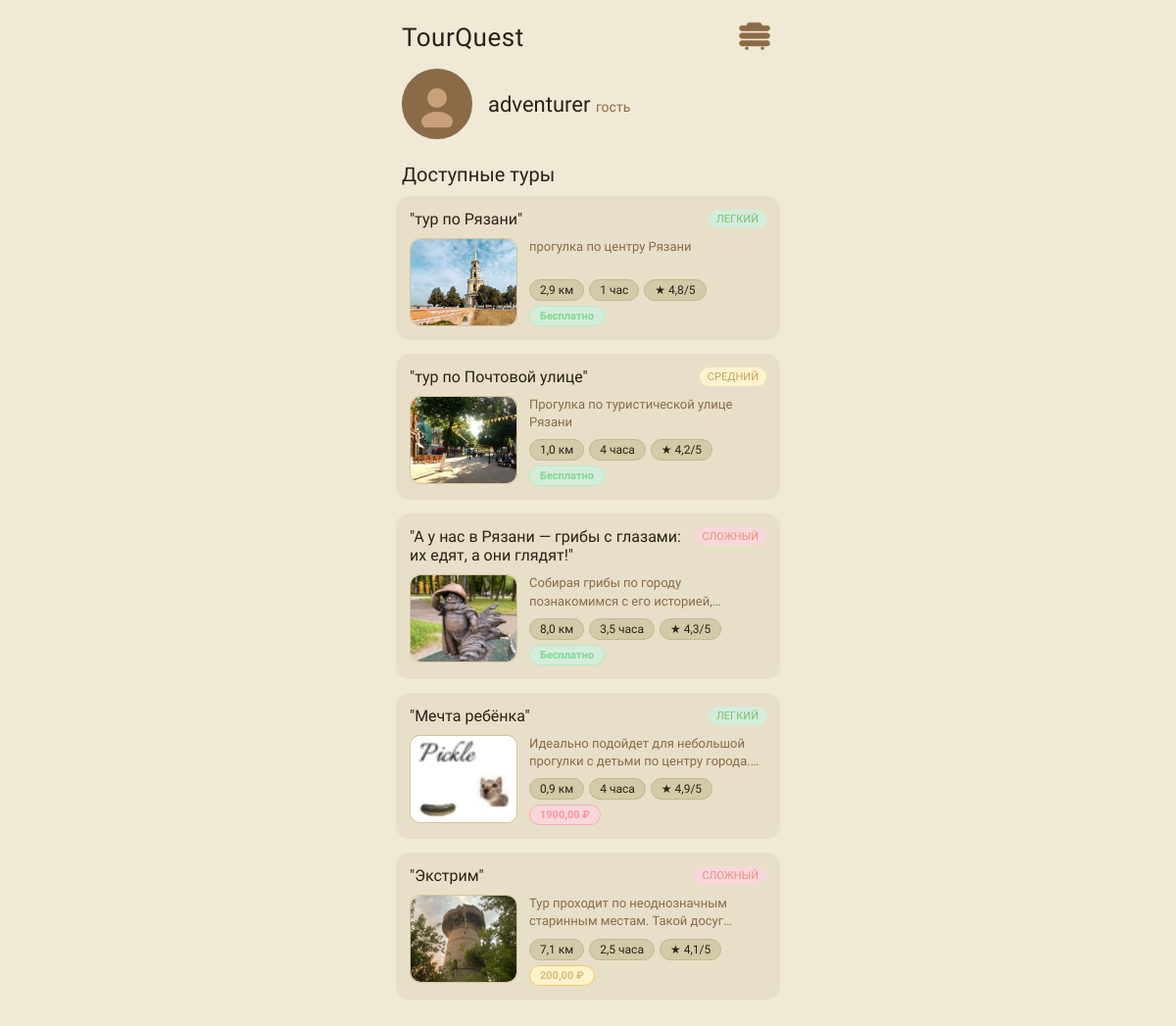
Page /main/ on the earlier database version.
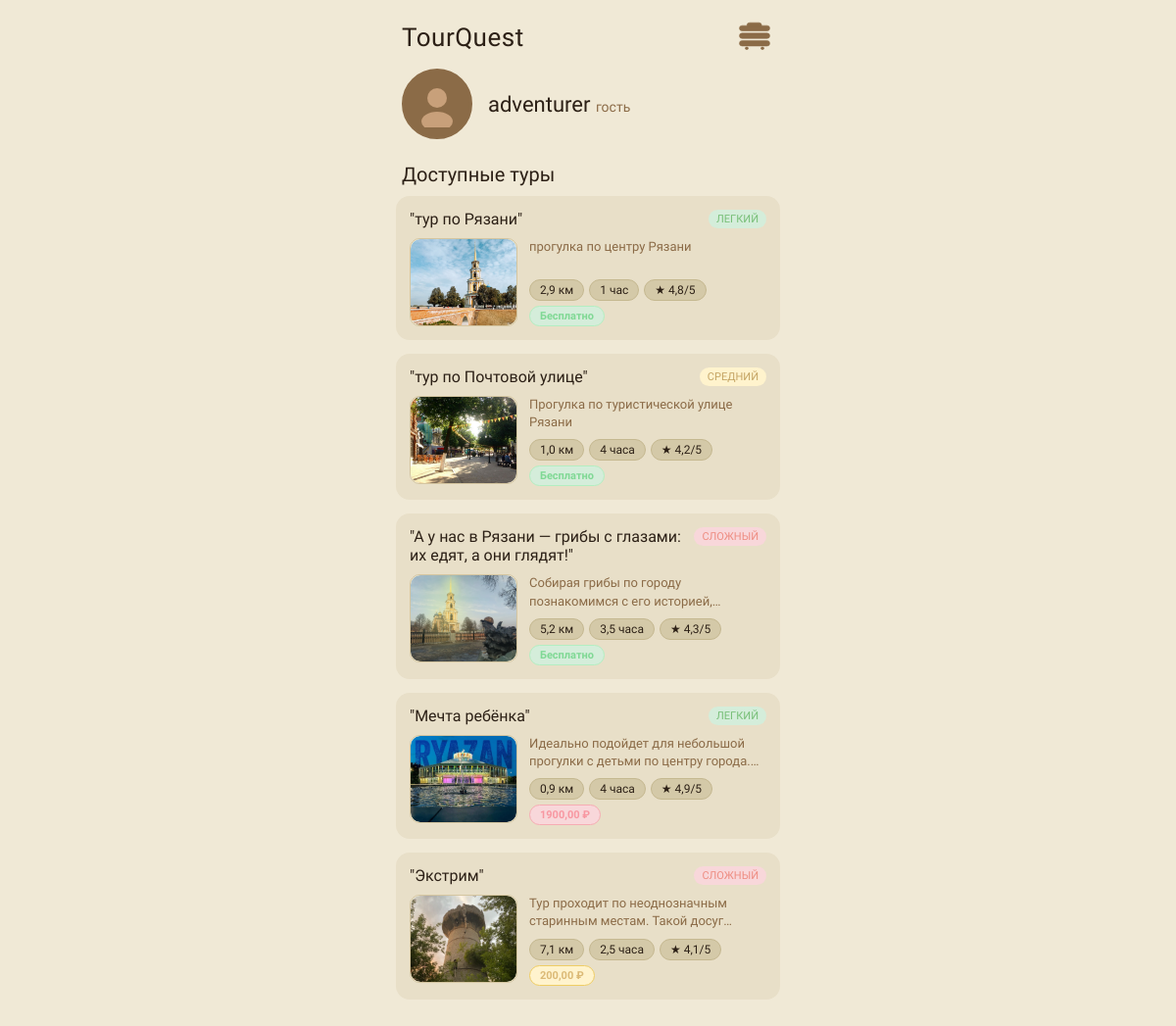
Same page on the later database version.
### main/models.py (models this page shows, shortened)
class Tour(models.Model):
    DIFFICULTY_CHOICES = [
        ('easy', 'Легкий'),
        ('medium', 'Средний'),
        ('hard', 'Сложный'),
    ]
    image = models.ImageField(
        upload_to='tours/',
        blank=True,
        null=True,
        verbose_name='Изображение тура'
    )
    title = models.CharField(max_length=200, verbose_name='Название')
    description = models.TextField(verbose_name='Описание')
    difficulty = models.CharField(max_length=20, choices=DIFFICULTY_CHOICES, default='easy')
    distance = models.FloatField(verbose_name='Дистанция (км)')
    duration = models.CharField(max_length=50, verbose_name='Длительность')
    rating = models.FloatField (default=1, verbose_name='Рейтинг 1-5')
    price = models.DecimalField(max_digits=10, decimal_places=2, default=0, verbose_name='Цена (₽)',
                                help_text='0 = бесплатно (зеленый), 1-1000 = желтый, >1000 = красный')
    is_active = models.BooleanField(default=True)
    created_at = models.DateTimeField(auto_now_add=True)
    class Meta:
        verbose_name = 'Тур'
        verbose_name_plural = 'Туры'

### main/views.py (the view)
# urls.py: path('main/', views.index, name="main"),
def index(request):
    completed_tour_ids = []
    available_tours = []
    completed_tours = []
    profile = None  # ← ДОБАВИТЬ
    if request.user.is_authenticated:
        profile = get_or_create_profile(request.user)  # ← ДОБАВИТЬ
        completed_user_tours = UserTour.objects.filter(
            user=request.user,
            status='completed'
        ).select_related('tour')
        completed_tour_ids = list(completed_user_tours.values_list('tour_id', flat=True))
        all_active_tours = Tour.objects.filter(is_active=True)
        for tour in all_active_tours:
            if tour.id in completed_tour_ids:
                user_tour = completed_user_tours.filter(tour_id=tour.id).first()
                completed_tours.append({
                    'tour': tour,
                    'completed_at': user_tour.completed_at if user_tour else None
                })
            else:
                available_tours.append(tour)
    else:
        available_tours = Tour.objects.filter(is_active=True)
    completed_tours_count = len(completed_tours)
    balance = 0
    if request.user.is_authenticated:
        profile = get_or_create_profile(request.user)
        balance = profile.balance
    return render(request, 'main/main.html', {
        'available_tours': available_tours,
        'completed_tours': completed_tours,
        'completed_tours_count': completed_tours_count,
        'balance': balance,
        'profile': profile,  # ← ДОБАВИТЬ
    })

### main/templates/main/main.html (shortened to what this page needs)
<!DOCTYPE html>
<html lang="ru">
<head>
</head>
<body>
  <header>
    <div class="logo">TourQuest</div>
    <a href="{% url 'about' %}">
      <div class="help-icon" style="border: none; background: none; width: 40px; height: 40px; display: flex; align-items: center; justify-content: center;">
      </div>
    </a>
  </header>
<a href="{% url 'user_profile' %}" style="text-decoration: none; color: inherit;">
  <div class="profile">
    <div class="avatar" style="border: 3px solid var(--brown); padding: 0; overflow: hidden;">
      {% if profile.avatar %}
        <img src="{{ profile.avatar.url }}" style="width: 100%; height: 100%; object-fit: cover; border-radius: 50%;">
      {% else %}
        <svg viewBox="0 0 48 48">
          <circle cx="24" cy="18" r="10" fill="#c8a07a"/>
          <ellipse cx="24" cy="42" rx="16" ry="10" fill="#c8a07a"/>
        </svg>
      {% endif %}
    </div>
    <div class="profile-name">
      {% if user.is_authenticated %}
        {{ user.username }} <span>lvl {{ completed_tours_count|add:1|default:1 }}</span>
      {% else %}
        adventurer <span>гость</span>
      {% endif %}
    </div>
  </div>
</a>
<div class="section-title">Доступные туры</div>
{% if available_tours %}
  {% for tour in available_tours %}
  <a href="{% url 'tour_detail' tour.id %}" class="tour-card">
    <div class="tour-title">
      "{{ tour.title }}"
      {% if tour.difficulty == 'easy' %}
        <span class="badge easy">ЛЕГКИЙ</span>
      {% elif tour.difficulty == 'medium' %}
        <span class="badge medium">СРЕДНИЙ</span>
      {% else %}
        <span class="badge hard">СЛОЖНЫЙ</span>
      {% endif %}
    </div>
    <div class="tour-body">
      <div class="map-thumb">
        {% if tour.image %}
          <img src="{{ tour.image.url }}" alt="{{ tour.title }}"
               style="width: 100%; height: 100%; object-fit: cover; border-radius: 10px;">
        {% endif %}
      </div>
      <div class="tour-info">
        <p class="tour-desc">{{ tour.description|truncatewords:15 }}</p>
        <div class="tags">
          <span class="tag">{{ tour.distance }} км</span>
          <span class="tag">{{ tour.duration }}</span>
          <span class="tag">★ {{ tour.rating }}/5</span>
          {% if tour.price == 0 %}
            <span class="price-tag price-free">Бесплатно</span>
          {% elif tour.price > 0 and tour.price <= 1000 %}
            <span class="price-tag price-low">{{ tour.price }} ₽</span>
          {% else %}
            <span class="price-tag price-high">{{ tour.price }} ₽</span>
          {% endif %}
        </div>
      </div>
    </div>
  </a>
  {% endfor %}
{% else %}
  <p class="no-tours">Нет доступных туров</p>
{% endif %}
</body>
</html>

Differences in the rows shown:
changed Tour "А у нас в Рязани — грибы с глазами: их едят, а они глядят!": image: a different picture; distance "8,0" → "5,2"
changed Tour "Мечта ребёнка": image: a different picture
